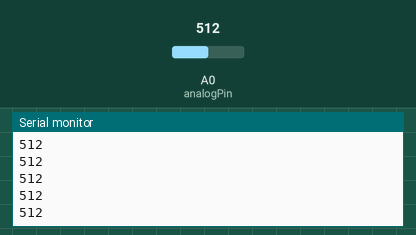
Bench run of a sketch on a simulated Arduino Uno, built with avr-gcc and run on an emulated ATmega328P. Shown: the last lines printed to the serial monitor. Inputs (shaded band) come from the test bench; at power-on: A0 (analogPin) = 512.

Above: at 1.2 s.
1.3 s: A0 (analogPin) set to 716
At 1.56 s:
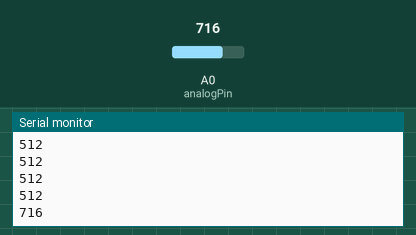
2.8 s: A0 (analogPin) set to 900
At 2.96 s:
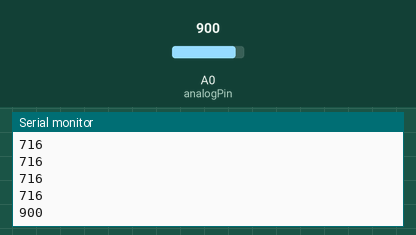
Timing chart, 0 to 5.8 s (numbered marks = the images above; inputs shaded):
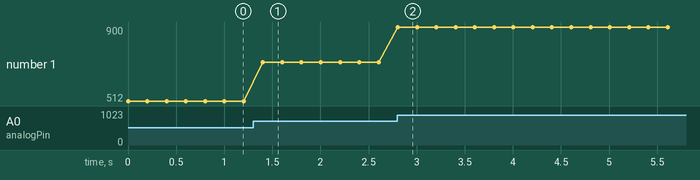

Measured:
- after the input at 1.3 s, the serial monitor: prints a new line after 0.10 s (image 1)
- after the input at 2.8 s, the serial monitor: prints a new line at once (image 2)
- plotted number 1: 512 → 716 after the input at 1.3 s, 716 → 900 after the input at 2.8 s

The sketch:

MockPotenciometro.ino
```cpp
int analogPin = 0;
int temp = 0;

void setup() {
  Serial.begin(9600);
}

void loop() {
  temp = analogRead(analogPin);
  Serial.println(temp);
  delay(200);
}
```
